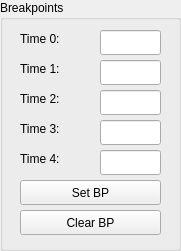
    <widget class="QGroupBox" name="groupBox">
     <property name="geometry">
      <rect>
       <x>320</x>
       <y>220</y>
       <width>181</width>
       <height>251</height>
      </rect>
     </property>
     <property name="title">
      <string>Breakpoints</string>
     </property>
     <widget class="PyDMPushButton" name="PyDMPushButton_37">
      <property name="geometry">
       <rect>
        <x>20</x>
        <y>210</y>
        <width>141</width>
        <height>25</height>
       </rect>
      </property>
      <property name="toolTip">
       <string/>
      </property>
      <property name="text">
       <string>Clear BP</string>
      </property>
      <property name="alarmSensitiveContent" stdset="0">
       <bool>false</bool>
      </property>
      <property name="alarmSensitiveBorder" stdset="0">
       <bool>false</bool>
      </property>
      <property name="PyDMToolTip" stdset="0">
       <string/>
      </property>
      <property name="channel" stdset="0">
       <string>ca://${DEV}:CLEAR_BP_OUT.PROC</string>
      </property>
      <property name="passwordProtected" stdset="0">
       <bool>false</bool>
      </property>
      <property name="password" stdset="0">
       <string/>
      </property>
      <property name="protectedPassword" stdset="0">
       <string/>
      </property>
      <property name="showConfirmDialog" stdset="0">
       <bool>false</bool>
      </property>
      <property name="confirmMessage" stdset="0">
       <string>Are you sure you want to proceed?</string>
      </property>
      <property name="pressValue" stdset="0">
       <string>1</string>
      </property>
      <property name="releaseValue" stdset="0">
       <string>None</string>
      </property>
      <property name="relativeChange" stdset="0">
       <bool>false</bool>
      </property>
      <property name="writeWhenRelease" stdset="0">
       <bool>false</bool>
      </property>
     </widget>
     <widget class="PyDMPushButton" name="PyDMPushButton_22">
      <property name="geometry">
       <rect>
        <x>20</x>
        <y>180</y>
        <width>141</width>
        <height>25</height>
       </rect>
      </property>
      <property name="toolTip">
       <string/>
      </property>
      <property name="text">
       <string>Set BP</string>
      </property>
      <property name="alarmSensitiveContent" stdset="0">
       <bool>false</bool>
      </property>
      <property name="alarmSensitiveBorder" stdset="0">
       <bool>false</bool>
      </property>
      <property name="PyDMToolTip" stdset="0">
       <string/>
      </property>
      <property name="channel" stdset="0">
       <string>ca://${DEV}:SET_BP_OUT.PROC</string>
      </property>
      <property name="passwordProtected" stdset="0">
       <bool>false</bool>
      </property>
      <property name="password" stdset="0">
       <string/>
      </property>
      <property name="protectedPassword" stdset="0">
       <string/>
      </property>
      <property name="showConfirmDialog" stdset="0">
       <bool>false</bool>
      </property>
      <property name="confirmMessage" stdset="0">
       <string>Are you sure you want to proceed?</string>
      </property>
      <property name="pressValue" stdset="0">
       <string>1</string>
      </property>
      <property name="releaseValue" stdset="0">
       <string>None</string>
      </property>
      <property name="relativeChange" stdset="0">
       <bool>false</bool>
      </property>
      <property name="writeWhenRelease" stdset="0">
       <bool>false</bool>
      </property>
     </widget>
     <widget class="PyDMLineEdit" name="PyDMLineEdit_14">
      <property name="geometry">
       <rect>
        <x>100</x>
        <y>120</y>
        <width>61</width>
        <height>25</height>
       </rect>
      </property>
      <property name="toolTip">
       <string/>
      </property>
      <property name="precision" stdset="0">
       <number>0</number>
      </property>
      <property name="showUnits" stdset="0">
       <bool>false</bool>
      </property>
      <property name="precisionFromPV" stdset="0">
       <bool>true</bool>
      </property>
      <property name="alarmSensitiveContent" stdset="0">
       <bool>false</bool>
      </property>
      <property name="alarmSensitiveBorder" stdset="0">
       <bool>false</bool>
      </property>
      <property name="PyDMToolTip" stdset="0">
       <string/>
      </property>
      <property name="channel" stdset="0">
       <string>ca://${DEV}:BP_IDX3</string>
      </property>
     </widget>
     <widget class="PyDMLineEdit" name="PyDMLineEdit_13">
      <property name="geometry">
       <rect>
        <x>100</x>
        <y>90</y>
        <width>61</width>
        <height>25</height>
       </rect>
      </property>
      <property name="toolTip">
       <string/>
      </property>
      <property name="precision" stdset="0">
       <number>0</number>
      </property>
      <property name="showUnits" stdset="0">
       <bool>false</bool>
      </property>
      <property name="precisionFromPV" stdset="0">
       <bool>true</bool>
      </property>
      <property name="alarmSensitiveContent" stdset="0">
       <bool>false</bool>
      </property>
      <property name="alarmSensitiveBorder" stdset="0">
       <bool>false</bool>
      </property>
      <property name="PyDMToolTip" stdset="0">
       <string/>
      </property>
      <property name="channel" stdset="0">
       <string>ca://${DEV}:BP_IDX2</string>
      </property>
     </widget>
     <widget class="PyDMLineEdit" name="PyDMLineEdit_7">
      <property name="geometry">
       <rect>
        <x>100</x>
        <y>30</y>
        <width>61</width>
        <height>25</height>
       </rect>
      </property>
      <property name="toolTip">
       <string/>
      </property>
      <property name="precision" stdset="0">
       <number>0</number>
      </property>
      <property name="showUnits" stdset="0">
       <bool>false</bool>
      </property>
      <property name="precisionFromPV" stdset="0">
       <bool>true</bool>
      </property>
      <property name="alarmSensitiveContent" stdset="0">
       <bool>false</bool>
      </property>
      <property name="alarmSensitiveBorder" stdset="0">
       <bool>false</bool>
      </property>
      <property name="PyDMToolTip" stdset="0">
       <string/>
      </property>
      <property name="channel" stdset="0">
       <string>ca://${DEV}:BP_IDX0</string>
      </property>
     </widget>
     <widget class="PyDMLineEdit" name="PyDMLineEdit_8">
      <property name="geometry">
       <rect>
        <x>100</x>
        <y>60</y>
        <width>61</width>
        <height>25</height>
       </rect>
      </property>
      <property name="toolTip">
       <string/>
      </property>
      <property name="precision" stdset="0">
       <number>0</number>
      </property>
      <property name="showUnits" stdset="0">
       <bool>false</bool>
      </property>
      <property name="precisionFromPV" stdset="0">
       <bool>true</bool>
      </property>
      <property name="alarmSensitiveContent" stdset="0">
       <bool>false</bool>
      </property>
      <property name="alarmSensitiveBorder" stdset="0">
       <bool>false</bool>
      </property>
      <property name="PyDMToolTip" stdset="0">
       <string/>
      </property>
      <property name="channel" stdset="0">
       <string>ca://${DEV}:BP_IDX1</string>
      </property>
     </widget>
     <widget class="PyDMLineEdit" name="PyDMLineEdit_15">
      <property name="geometry">
       <rect>
        <x>100</x>
        <y>150</y>
        <width>61</width>
        <height>25</height>
       </rect>
      </property>
      <property name="toolTip">
       <string/>
      </property>
      <property name="precision" stdset="0">
       <number>0</number>
      </property>
      <property name="showUnits" stdset="0">
       <bool>false</bool>
      </property>
      <property name="precisionFromPV" stdset="0">
       <bool>true</bool>
      </property>
      <property name="alarmSensitiveContent" stdset="0">
       <bool>false</bool>
      </property>
      <property name="alarmSensitiveBorder" stdset="0">
       <bool>false</bool>
      </property>
      <property name="PyDMToolTip" stdset="0">
       <string/>
      </property>
      <property name="channel" stdset="0">
       <string>ca://${DEV}:BP_IDX4</string>
      </property>
     </widget>
     <widget class="PyDMLabel" name="PyDMLabel_112">
      <property name="geometry">
       <rect>
        <x>20</x>
        <y>90</y>
        <width>66</width>
        <height>17</height>
       </rect>
      </property>
      <property name="toolTip">
       <string/>
      </property>
      <property name="text">
       <string>Time 2:</string>
      </property>
     </widget>
     <widget class="PyDMLabel" name="PyDMLabel_110">
      <property name="geometry">
       <rect>
        <x>20</x>
        <y>30</y>
        <width>66</width>
        <height>17</height>
       </rect>
      </property>
      <property name="toolTip">
       <string/>
      </property>
      <property name="text">
       <string>Time 0:</string>
      </property>
     </widget>
     <widget class="PyDMLabel" name="PyDMLabel_113">
      <property name="geometry">
       <rect>
        <x>20</x>
        <y>120</y>
        <width>66</width>
        <height>17</height>
       </rect>
      </property>
      <property name="toolTip">
       <string/>
      </property>
      <property name="text">
       <string>Time 3:</string>
      </property>
     </widget>
     <widget class="PyDMLabel" name="PyDMLabel_114">
      <property name="geometry">
       <rect>
        <x>20</x>
        <y>150</y>
        <width>66</width>
        <height>17</height>
       </rect>
      </property>
      <property name="toolTip">
       <string/>
      </property>
      <property name="text">
       <string>Time 4:</string>
      </property>
     </widget>
     <widget class="PyDMLabel" name="PyDMLabel_111">
      <property name="geometry">
       <rect>
        <x>20</x>
        <y>60</y>
        <width>66</width>
        <height>17</height>
       </rect>
      </property>
      <property name="toolTip">
       <string/>
      </property>
      <property name="text">
       <string>Time 1:</string>
      </property>
     </widget>
    </widget>
